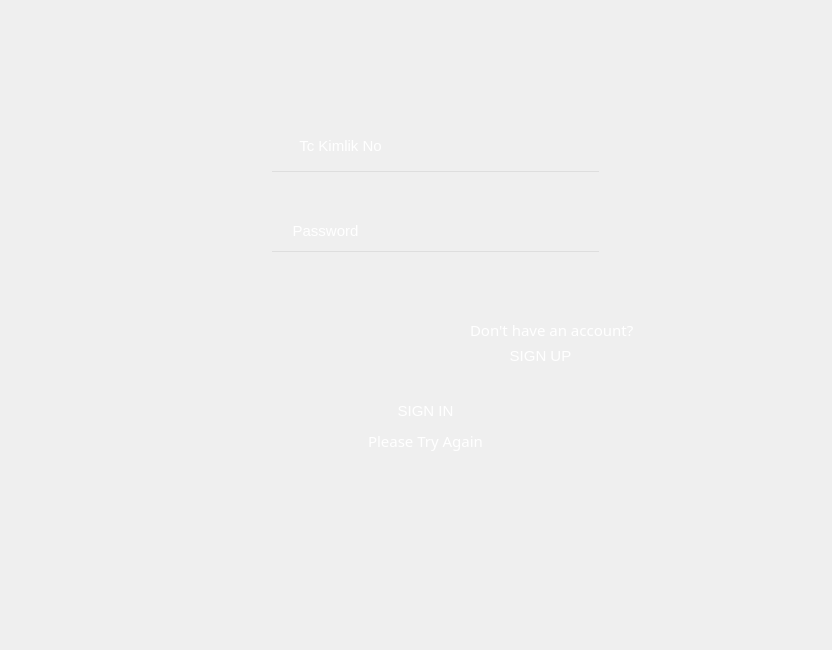
<?xml version="1.0" encoding="UTF-8"?>
<ui version="4.0">
 <class>MainWindow</class>
 <widget class="QMainWindow" name="MainWindow">
  <property name="windowModality">
   <enum>Qt::ApplicationModal</enum>
  </property>
  <property name="geometry">
   <rect>
    <x>0</x>
    <y>0</y>
    <width>832</width>
    <height>650</height>
   </rect>
  </property>
  <property name="sizePolicy">
   <sizepolicy hsizetype="Ignored" vsizetype="Ignored">
    <horstretch>0</horstretch>
    <verstretch>0</verstretch>
   </sizepolicy>
  </property>
  <property name="minimumSize">
   <size>
    <width>550</width>
    <height>650</height>
   </size>
  </property>
  <property name="font">
   <font>
    <family>MV Boli</family>
    <pointsize>11</pointsize>
    <weight>50</weight>
    <italic>false</italic>
    <bold>false</bold>
   </font>
  </property>
  <property name="mouseTracking">
   <bool>false</bool>
  </property>
  <property name="contextMenuPolicy">
   <enum>Qt::DefaultContextMenu</enum>
  </property>
  <property name="acceptDrops">
   <bool>true</bool>
  </property>
  <property name="windowTitle">
   <string>Blood Bank</string>
  </property>
  <property name="styleSheet">
   <string notr="true"/>
  </property>
  <property name="tabShape">
   <enum>QTabWidget::Rounded</enum>
  </property>
  <widget class="QWidget" name="centralwidget">
   <property name="sizePolicy">
    <sizepolicy hsizetype="Fixed" vsizetype="Fixed">
     <horstretch>0</horstretch>
     <verstretch>0</verstretch>
    </sizepolicy>
   </property>
   <widget class="QPushButton" name="sign_in">
    <property name="geometry">
     <rect>
      <x>370</x>
      <y>390</y>
      <width>111</width>
      <height>41</height>
     </rect>
    </property>
    <property name="palette">
     <palette>
      <active>
       <colorrole role="WindowText">
        <brush brushstyle="SolidPattern">
         <color alpha="255">
          <red>255</red>
          <green>255</green>
          <blue>255</blue>
         </color>
        </brush>
       </colorrole>
       <colorrole role="Button">
        <brush brushstyle="SolidPattern">
         <color alpha="255">
          <red>255</red>
          <green>255</green>
          <blue>255</blue>
         </color>
        </brush>
       </colorrole>
       <colorrole role="Text">
        <brush brushstyle="SolidPattern">
         <color alpha="255">
          <red>255</red>
          <green>255</green>
          <blue>255</blue>
         </color>
        </brush>
       </colorrole>
       <colorrole role="ButtonText">
        <brush brushstyle="SolidPattern">
         <color alpha="255">
          <red>255</red>
          <green>255</green>
          <blue>255</blue>
         </color>
        </brush>
       </colorrole>
       <colorrole role="Base">
        <brush brushstyle="SolidPattern">
         <color alpha="255">
          <red>255</red>
          <green>255</green>
          <blue>255</blue>
         </color>
        </brush>
       </colorrole>
       <colorrole role="Window">
        <brush brushstyle="SolidPattern">
         <color alpha="255">
          <red>255</red>
          <green>255</green>
          <blue>255</blue>
         </color>
        </brush>
       </colorrole>
       <colorrole role="PlaceholderText">
        <brush brushstyle="NoBrush">
         <color alpha="128">
          <red>255</red>
          <green>255</green>
          <blue>255</blue>
         </color>
        </brush>
       </colorrole>
      </active>
      <inactive>
       <colorrole role="WindowText">
        <brush brushstyle="SolidPattern">
         <color alpha="255">
          <red>255</red>
          <green>255</green>
          <blue>255</blue>
         </color>
        </brush>
       </colorrole>
       <colorrole role="Button">
        <brush brushstyle="SolidPattern">
         <color alpha="255">
          <red>255</red>
          <green>255</green>
          <blue>255</blue>
         </color>
        </brush>
       </colorrole>
       <colorrole role="Text">
        <brush brushstyle="SolidPattern">
         <color alpha="255">
          <red>255</red>
          <green>255</green>
          <blue>255</blue>
         </color>
        </brush>
       </colorrole>
       <colorrole role="ButtonText">
        <brush brushstyle="SolidPattern">
         <color alpha="255">
          <red>255</red>
          <green>255</green>
          <blue>255</blue>
         </color>
        </brush>
       </colorrole>
       <colorrole role="Base">
        <brush brushstyle="SolidPattern">
         <color alpha="255">
          <red>255</red>
          <green>255</green>
          <blue>255</blue>
         </color>
        </brush>
       </colorrole>
       <colorrole role="Window">
        <brush brushstyle="SolidPattern">
         <color alpha="255">
          <red>255</red>
          <green>255</green>
          <blue>255</blue>
         </color>
        </brush>
       </colorrole>
       <colorrole role="PlaceholderText">
        <brush brushstyle="NoBrush">
         <color alpha="128">
          <red>255</red>
          <green>255</green>
          <blue>255</blue>
         </color>
        </brush>
       </colorrole>
      </inactive>
      <disabled>
       <colorrole role="WindowText">
        <brush brushstyle="SolidPattern">
         <color alpha="255">
          <red>255</red>
          <green>255</green>
          <blue>255</blue>
         </color>
        </brush>
       </colorrole>
       <colorrole role="Button">
        <brush brushstyle="SolidPattern">
         <color alpha="255">
          <red>255</red>
          <green>255</green>
          <blue>255</blue>
         </color>
        </brush>
       </colorrole>
       <colorrole role="Text">
        <brush brushstyle="SolidPattern">
         <color alpha="255">
          <red>255</red>
          <green>255</green>
          <blue>255</blue>
         </color>
        </brush>
       </colorrole>
       <colorrole role="ButtonText">
        <brush brushstyle="SolidPattern">
         <color alpha="255">
          <red>255</red>
          <green>255</green>
          <blue>255</blue>
         </color>
        </brush>
       </colorrole>
       <colorrole role="Base">
        <brush brushstyle="SolidPattern">
         <color alpha="255">
          <red>255</red>
          <green>255</green>
          <blue>255</blue>
         </color>
        </brush>
       </colorrole>
       <colorrole role="Window">
        <brush brushstyle="SolidPattern">
         <color alpha="255">
          <red>255</red>
          <green>255</green>
          <blue>255</blue>
         </color>
        </brush>
       </colorrole>
       <colorrole role="PlaceholderText">
        <brush brushstyle="NoBrush">
         <color alpha="128">
          <red>255</red>
          <green>255</green>
          <blue>255</blue>
         </color>
        </brush>
       </colorrole>
      </disabled>
     </palette>
    </property>
    <property name="font">
     <font>
      <family>MS Shell Dlg 2</family>
      <pointsize>11</pointsize>
      <weight>50</weight>
      <italic>false</italic>
      <bold>false</bold>
     </font>
    </property>
    <property name="autoFillBackground">
     <bool>false</bool>
    </property>
    <property name="styleSheet">
     <string notr="true">color: rgb(255, 255, 255);
font: 11pt &quot;MS Shell Dlg 2&quot;;</string>
    </property>
    <property name="text">
     <string>SIGN IN</string>
    </property>
    <property name="autoDefault">
     <bool>true</bool>
    </property>
    <property name="default">
     <bool>false</bool>
    </property>
    <property name="flat">
     <bool>true</bool>
    </property>
   </widget>
   <widget class="QLabel" name="tc">
    <property name="geometry">
     <rect>
      <x>280</x>
      <y>135</y>
      <width>121</width>
      <height>21</height>
     </rect>
    </property>
    <property name="sizeIncrement">
     <size>
      <width>0</width>
      <height>0</height>
     </size>
    </property>
    <property name="palette">
     <palette>
      <active>
       <colorrole role="WindowText">
        <brush brushstyle="SolidPattern">
         <color alpha="255">
          <red>255</red>
          <green>255</green>
          <blue>255</blue>
         </color>
        </brush>
       </colorrole>
       <colorrole role="Button">
        <brush brushstyle="SolidPattern">
         <color alpha="0">
          <red>0</red>
          <green>0</green>
          <blue>0</blue>
         </color>
        </brush>
       </colorrole>
       <colorrole role="Text">
        <brush brushstyle="SolidPattern">
         <color alpha="255">
          <red>255</red>
          <green>255</green>
          <blue>255</blue>
         </color>
        </brush>
       </colorrole>
       <colorrole role="ButtonText">
        <brush brushstyle="SolidPattern">
         <color alpha="255">
          <red>255</red>
          <green>255</green>
          <blue>255</blue>
         </color>
        </brush>
       </colorrole>
       <colorrole role="Base">
        <brush brushstyle="SolidPattern">
         <color alpha="0">
          <red>0</red>
          <green>0</green>
          <blue>0</blue>
         </color>
        </brush>
       </colorrole>
       <colorrole role="Window">
        <brush brushstyle="SolidPattern">
         <color alpha="0">
          <red>0</red>
          <green>0</green>
          <blue>0</blue>
         </color>
        </brush>
       </colorrole>
       <colorrole role="PlaceholderText">
        <brush brushstyle="NoBrush">
         <color alpha="128">
          <red>255</red>
          <green>255</green>
          <blue>255</blue>
         </color>
        </brush>
       </colorrole>
      </active>
      <inactive>
       <colorrole role="WindowText">
        <brush brushstyle="SolidPattern">
         <color alpha="255">
          <red>255</red>
          <green>255</green>
          <blue>255</blue>
         </color>
        </brush>
       </colorrole>
       <colorrole role="Button">
        <brush brushstyle="SolidPattern">
         <color alpha="0">
          <red>0</red>
          <green>0</green>
          <blue>0</blue>
         </color>
        </brush>
       </colorrole>
       <colorrole role="Text">
        <brush brushstyle="SolidPattern">
         <color alpha="255">
          <red>255</red>
          <green>255</green>
          <blue>255</blue>
         </color>
        </brush>
       </colorrole>
       <colorrole role="ButtonText">
        <brush brushstyle="SolidPattern">
         <color alpha="255">
          <red>255</red>
          <green>255</green>
          <blue>255</blue>
         </color>
        </brush>
       </colorrole>
       <colorrole role="Base">
        <brush brushstyle="SolidPattern">
         <color alpha="0">
          <red>0</red>
          <green>0</green>
          <blue>0</blue>
         </color>
        </brush>
       </colorrole>
       <colorrole role="Window">
        <brush brushstyle="SolidPattern">
         <color alpha="0">
          <red>0</red>
          <green>0</green>
          <blue>0</blue>
         </color>
        </brush>
       </colorrole>
       <colorrole role="PlaceholderText">
        <brush brushstyle="NoBrush">
         <color alpha="128">
          <red>255</red>
          <green>255</green>
          <blue>255</blue>
         </color>
        </brush>
       </colorrole>
      </inactive>
      <disabled>
       <colorrole role="WindowText">
        <brush brushstyle="SolidPattern">
         <color alpha="255">
          <red>255</red>
          <green>255</green>
          <blue>255</blue>
         </color>
        </brush>
       </colorrole>
       <colorrole role="Button">
        <brush brushstyle="SolidPattern">
         <color alpha="0">
          <red>0</red>
          <green>0</green>
          <blue>0</blue>
         </color>
        </brush>
       </colorrole>
       <colorrole role="Text">
        <brush brushstyle="SolidPattern">
         <color alpha="255">
          <red>255</red>
          <green>255</green>
          <blue>255</blue>
         </color>
        </brush>
       </colorrole>
       <colorrole role="ButtonText">
        <brush brushstyle="SolidPattern">
         <color alpha="255">
          <red>255</red>
          <green>255</green>
          <blue>255</blue>
         </color>
        </brush>
       </colorrole>
       <colorrole role="Base">
        <brush brushstyle="SolidPattern">
         <color alpha="0">
          <red>0</red>
          <green>0</green>
          <blue>0</blue>
         </color>
        </brush>
       </colorrole>
       <colorrole role="Window">
        <brush brushstyle="SolidPattern">
         <color alpha="0">
          <red>0</red>
          <green>0</green>
          <blue>0</blue>
         </color>
        </brush>
       </colorrole>
       <colorrole role="PlaceholderText">
        <brush brushstyle="NoBrush">
         <color alpha="128">
          <red>255</red>
          <green>255</green>
          <blue>255</blue>
         </color>
        </brush>
       </colorrole>
      </disabled>
     </palette>
    </property>
    <property name="font">
     <font>
      <family>Arial</family>
      <pointsize>11</pointsize>
      <weight>50</weight>
      <italic>false</italic>
      <bold>false</bold>
     </font>
    </property>
    <property name="layoutDirection">
     <enum>Qt::LeftToRight</enum>
    </property>
    <property name="autoFillBackground">
     <bool>false</bool>
    </property>
    <property name="styleSheet">
     <string notr="true">font: 11pt &quot;Arial&quot;; color: rgb(255, 255, 255);

background-color: rgba(0, 0, 0,0);</string>
    </property>
    <property name="frameShape">
     <enum>QFrame::NoFrame</enum>
    </property>
    <property name="frameShadow">
     <enum>QFrame::Plain</enum>
    </property>
    <property name="lineWidth">
     <number>3</number>
    </property>
    <property name="text">
     <string>Tc Kimlik No</string>
    </property>
    <property name="textFormat">
     <enum>Qt::PlainText</enum>
    </property>
    <property name="scaledContents">
     <bool>false</bool>
    </property>
    <property name="alignment">
     <set>Qt::AlignCenter</set>
    </property>
    <property name="margin">
     <number>0</number>
    </property>
    <property name="buddy">
     <cstring>tc_edit</cstring>
    </property>
   </widget>
   <widget class="QLabel" name="psw">
    <property name="geometry">
     <rect>
      <x>280</x>
      <y>220</y>
      <width>91</width>
      <height>21</height>
     </rect>
    </property>
    <property name="font">
     <font>
      <family>Arial</family>
      <pointsize>11</pointsize>
      <weight>50</weight>
      <italic>false</italic>
      <bold>false</bold>
     </font>
    </property>
    <property name="contextMenuPolicy">
     <enum>Qt::PreventContextMenu</enum>
    </property>
    <property name="styleSheet">
     <string notr="true">font: 11pt &quot;Arial&quot;; color: rgb(255, 255, 255);

background-color: rgba(0, 0, 0,0);</string>
    </property>
    <property name="frameShape">
     <enum>QFrame::NoFrame</enum>
    </property>
    <property name="lineWidth">
     <number>3</number>
    </property>
    <property name="text">
     <string>Password</string>
    </property>
    <property name="alignment">
     <set>Qt::AlignCenter</set>
    </property>
    <property name="buddy">
     <cstring>psw_edit</cstring>
    </property>
   </widget>
   <widget class="QPushButton" name="sign_up">
    <property name="enabled">
     <bool>true</bool>
    </property>
    <property name="geometry">
     <rect>
      <x>490</x>
      <y>340</y>
      <width>101</width>
      <height>31</height>
     </rect>
    </property>
    <property name="font">
     <font>
      <family>MS Shell Dlg 2</family>
      <pointsize>11</pointsize>
      <weight>50</weight>
      <italic>false</italic>
      <bold>false</bold>
     </font>
    </property>
    <property name="mouseTracking">
     <bool>false</bool>
    </property>
    <property name="contextMenuPolicy">
     <enum>Qt::DefaultContextMenu</enum>
    </property>
    <property name="autoFillBackground">
     <bool>false</bool>
    </property>
    <property name="styleSheet">
     <string notr="true">color: rgb(255, 255, 255);</string>
    </property>
    <property name="text">
     <string>SIGN UP</string>
    </property>
    <property name="checkable">
     <bool>false</bool>
    </property>
    <property name="checked">
     <bool>false</bool>
    </property>
    <property name="autoRepeat">
     <bool>false</bool>
    </property>
    <property name="autoExclusive">
     <bool>false</bool>
    </property>
    <property name="autoDefault">
     <bool>true</bool>
    </property>
    <property name="default">
     <bool>false</bool>
    </property>
    <property name="flat">
     <bool>true</bool>
    </property>
   </widget>
   <widget class="QLabel" name="dont">
    <property name="geometry">
     <rect>
      <x>470</x>
      <y>320</y>
      <width>181</width>
      <height>20</height>
     </rect>
    </property>
    <property name="focusPolicy">
     <enum>Qt::NoFocus</enum>
    </property>
    <property name="contextMenuPolicy">
     <enum>Qt::DefaultContextMenu</enum>
    </property>
    <property name="styleSheet">
     <string notr="true">font: 9pt &quot;Arial&quot;; color: rgb(255, 255, 255);

background-color: rgba(0, 0, 0,0);</string>
    </property>
    <property name="inputMethodHints">
     <set>Qt::ImhNone</set>
    </property>
    <property name="frameShape">
     <enum>QFrame::NoFrame</enum>
    </property>
    <property name="text">
     <string>Don't have an account?</string>
    </property>
    <property name="textInteractionFlags">
     <set>Qt::NoTextInteraction</set>
    </property>
    <property name="buddy">
     <cstring>sign_up</cstring>
    </property>
   </widget>
   <widget class="QLineEdit" name="tc_edit">
    <property name="geometry">
     <rect>
      <x>270</x>
      <y>170</y>
      <width>331</width>
      <height>31</height>
     </rect>
    </property>
    <property name="contextMenuPolicy">
     <enum>Qt::PreventContextMenu</enum>
    </property>
    <property name="acceptDrops">
     <bool>false</bool>
    </property>
    <property name="whatsThis">
     <string/>
    </property>
    <property name="accessibleName">
     <string/>
    </property>
    <property name="accessibleDescription">
     <string/>
    </property>
    <property name="autoFillBackground">
     <bool>false</bool>
    </property>
    <property name="styleSheet">
     <string notr="true">font: 11pt &quot;Arial&quot;; color: rgb(255, 255, 255);

background-color: rgba(0, 0, 0,0);</string>
    </property>
    <property name="inputMethodHints">
     <set>Qt::ImhDigitsOnly|Qt::ImhFormattedNumbersOnly|Qt::ImhNoTextHandles|Qt::ImhPreferNumbers</set>
    </property>
    <property name="inputMask">
     <string notr="true"/>
    </property>
    <property name="text">
     <string notr="true"/>
    </property>
    <property name="maxLength">
     <number>11</number>
    </property>
    <property name="frame">
     <bool>true</bool>
    </property>
    <property name="echoMode">
     <enum>QLineEdit::Normal</enum>
    </property>
    <property name="dragEnabled">
     <bool>false</bool>
    </property>
    <property name="readOnly">
     <bool>false</bool>
    </property>
    <property name="clearButtonEnabled">
     <bool>true</bool>
    </property>
   </widget>
   <widget class="QLineEdit" name="psw_edit">
    <property name="geometry">
     <rect>
      <x>270</x>
      <y>250</y>
      <width>331</width>
      <height>31</height>
     </rect>
    </property>
    <property name="palette">
     <palette>
      <active>
       <colorrole role="WindowText">
        <brush brushstyle="SolidPattern">
         <color alpha="255">
          <red>255</red>
          <green>255</green>
          <blue>255</blue>
         </color>
        </brush>
       </colorrole>
       <colorrole role="Button">
        <brush brushstyle="SolidPattern">
         <color alpha="0">
          <red>0</red>
          <green>0</green>
          <blue>0</blue>
         </color>
        </brush>
       </colorrole>
       <colorrole role="Text">
        <brush brushstyle="SolidPattern">
         <color alpha="255">
          <red>255</red>
          <green>255</green>
          <blue>255</blue>
         </color>
        </brush>
       </colorrole>
       <colorrole role="ButtonText">
        <brush brushstyle="SolidPattern">
         <color alpha="255">
          <red>255</red>
          <green>255</green>
          <blue>255</blue>
         </color>
        </brush>
       </colorrole>
       <colorrole role="Base">
        <brush brushstyle="SolidPattern">
         <color alpha="0">
          <red>0</red>
          <green>0</green>
          <blue>0</blue>
         </color>
        </brush>
       </colorrole>
       <colorrole role="Window">
        <brush brushstyle="SolidPattern">
         <color alpha="0">
          <red>0</red>
          <green>0</green>
          <blue>0</blue>
         </color>
        </brush>
       </colorrole>
       <colorrole role="PlaceholderText">
        <brush brushstyle="NoBrush">
         <color alpha="128">
          <red>255</red>
          <green>255</green>
          <blue>255</blue>
         </color>
        </brush>
       </colorrole>
      </active>
      <inactive>
       <colorrole role="WindowText">
        <brush brushstyle="SolidPattern">
         <color alpha="255">
          <red>255</red>
          <green>255</green>
          <blue>255</blue>
         </color>
        </brush>
       </colorrole>
       <colorrole role="Button">
        <brush brushstyle="SolidPattern">
         <color alpha="0">
          <red>0</red>
          <green>0</green>
          <blue>0</blue>
         </color>
        </brush>
       </colorrole>
       <colorrole role="Text">
        <brush brushstyle="SolidPattern">
         <color alpha="255">
          <red>255</red>
          <green>255</green>
          <blue>255</blue>
         </color>
        </brush>
       </colorrole>
       <colorrole role="ButtonText">
        <brush brushstyle="SolidPattern">
         <color alpha="255">
          <red>255</red>
          <green>255</green>
          <blue>255</blue>
         </color>
        </brush>
       </colorrole>
       <colorrole role="Base">
        <brush brushstyle="SolidPattern">
         <color alpha="0">
          <red>0</red>
          <green>0</green>
          <blue>0</blue>
         </color>
        </brush>
       </colorrole>
       <colorrole role="Window">
        <brush brushstyle="SolidPattern">
         <color alpha="0">
          <red>0</red>
          <green>0</green>
          <blue>0</blue>
         </color>
        </brush>
       </colorrole>
       <colorrole role="PlaceholderText">
        <brush brushstyle="NoBrush">
         <color alpha="128">
          <red>255</red>
          <green>255</green>
          <blue>255</blue>
         </color>
        </brush>
       </colorrole>
      </inactive>
      <disabled>
       <colorrole role="WindowText">
        <brush brushstyle="SolidPattern">
         <color alpha="255">
          <red>255</red>
          <green>255</green>
          <blue>255</blue>
         </color>
        </brush>
       </colorrole>
       <colorrole role="Button">
        <brush brushstyle="SolidPattern">
         <color alpha="0">
          <red>0</red>
          <green>0</green>
          <blue>0</blue>
         </color>
        </brush>
       </colorrole>
       <colorrole role="Text">
        <brush brushstyle="SolidPattern">
         <color alpha="255">
          <red>255</red>
          <green>255</green>
          <blue>255</blue>
         </color>
        </brush>
       </colorrole>
       <colorrole role="ButtonText">
        <brush brushstyle="SolidPattern">
         <color alpha="255">
          <red>255</red>
          <green>255</green>
          <blue>255</blue>
         </color>
        </brush>
       </colorrole>
       <colorrole role="Base">
        <brush brushstyle="SolidPattern">
         <color alpha="0">
          <red>0</red>
          <green>0</green>
          <blue>0</blue>
         </color>
        </brush>
       </colorrole>
       <colorrole role="Window">
        <brush brushstyle="SolidPattern">
         <color alpha="0">
          <red>0</red>
          <green>0</green>
          <blue>0</blue>
         </color>
        </brush>
       </colorrole>
       <colorrole role="PlaceholderText">
        <brush brushstyle="NoBrush">
         <color alpha="128">
          <red>255</red>
          <green>255</green>
          <blue>255</blue>
         </color>
        </brush>
       </colorrole>
      </disabled>
     </palette>
    </property>
    <property name="toolTip">
     <string/>
    </property>
    <property name="styleSheet">
     <string notr="true">font: 11pt &quot;Arial&quot;; color: rgb(255, 255, 255);

background-color: rgba(0, 0, 0,0);</string>
    </property>
    <property name="inputMethodHints">
     <set>Qt::ImhHiddenText|Qt::ImhNoAutoUppercase|Qt::ImhNoPredictiveText|Qt::ImhSensitiveData</set>
    </property>
    <property name="inputMask">
     <string/>
    </property>
    <property name="text">
     <string/>
    </property>
    <property name="maxLength">
     <number>11</number>
    </property>
    <property name="echoMode">
     <enum>QLineEdit::Password</enum>
    </property>
    <property name="dragEnabled">
     <bool>false</bool>
    </property>
    <property name="readOnly">
     <bool>false</bool>
    </property>
    <property name="cursorMoveStyle">
     <enum>Qt::LogicalMoveStyle</enum>
    </property>
    <property name="clearButtonEnabled">
     <bool>true</bool>
    </property>
   </widget>
   <widget class="QLabel" name="label">
    <property name="geometry">
     <rect>
      <x>0</x>
      <y>0</y>
      <width>1000</width>
      <height>750</height>
     </rect>
    </property>
    <property name="sizePolicy">
     <sizepolicy hsizetype="Ignored" vsizetype="Ignored">
      <horstretch>0</horstretch>
      <verstretch>0</verstretch>
     </sizepolicy>
    </property>
    <property name="focusPolicy">
     <enum>Qt::ClickFocus</enum>
    </property>
    <property name="layoutDirection">
     <enum>Qt::LeftToRight</enum>
    </property>
    <property name="autoFillBackground">
     <bool>false</bool>
    </property>
    <property name="styleSheet">
     <string notr="true">background-image: url(:/bigstock-Blood-Cells-977601-min-2.jpg);</string>
    </property>
    <property name="frameShadow">
     <enum>QFrame::Raised</enum>
    </property>
    <property name="text">
     <string/>
    </property>
    <property name="textFormat">
     <enum>Qt::AutoText</enum>
    </property>
    <property name="pixmap">
     <pixmap>../../../Users/ummuh/Downloads/bigstock-Blood-Cells-977601-min-2.jpg</pixmap>
    </property>
    <property name="scaledContents">
     <bool>true</bool>
    </property>
    <property name="alignment">
     <set>Qt::AlignBottom|Qt::AlignJustify</set>
    </property>
   </widget>
   <widget class="QLabel" name="trya">
    <property name="geometry">
     <rect>
      <x>360</x>
      <y>430</y>
      <width>131</width>
      <height>21</height>
     </rect>
    </property>
    <property name="styleSheet">
     <string notr="true">font:  9pt &quot;Arial&quot;;color: rgb(255, 255, 255);
background-color:rgba(0,0,0,0);</string>
    </property>
    <property name="frameShape">
     <enum>QFrame::NoFrame</enum>
    </property>
    <property name="text">
     <string>Please Try Again</string>
    </property>
    <property name="alignment">
     <set>Qt::AlignCenter</set>
    </property>
   </widget>
   <zorder>label</zorder>
   <zorder>sign_in</zorder>
   <zorder>tc</zorder>
   <zorder>psw</zorder>
   <zorder>dont</zorder>
   <zorder>tc_edit</zorder>
   <zorder>psw_edit</zorder>
   <zorder>trya</zorder>
   <zorder>sign_up</zorder>
  </widget>
 </widget>
 <tabstops>
  <tabstop>tc_edit</tabstop>
  <tabstop>psw_edit</tabstop>
  <tabstop>sign_in</tabstop>
  <tabstop>sign_up</tabstop>
 </tabstops>
 <resources>
  <include location="image/image.qrc"/>
 </resources>
 <connections/>
</ui>
